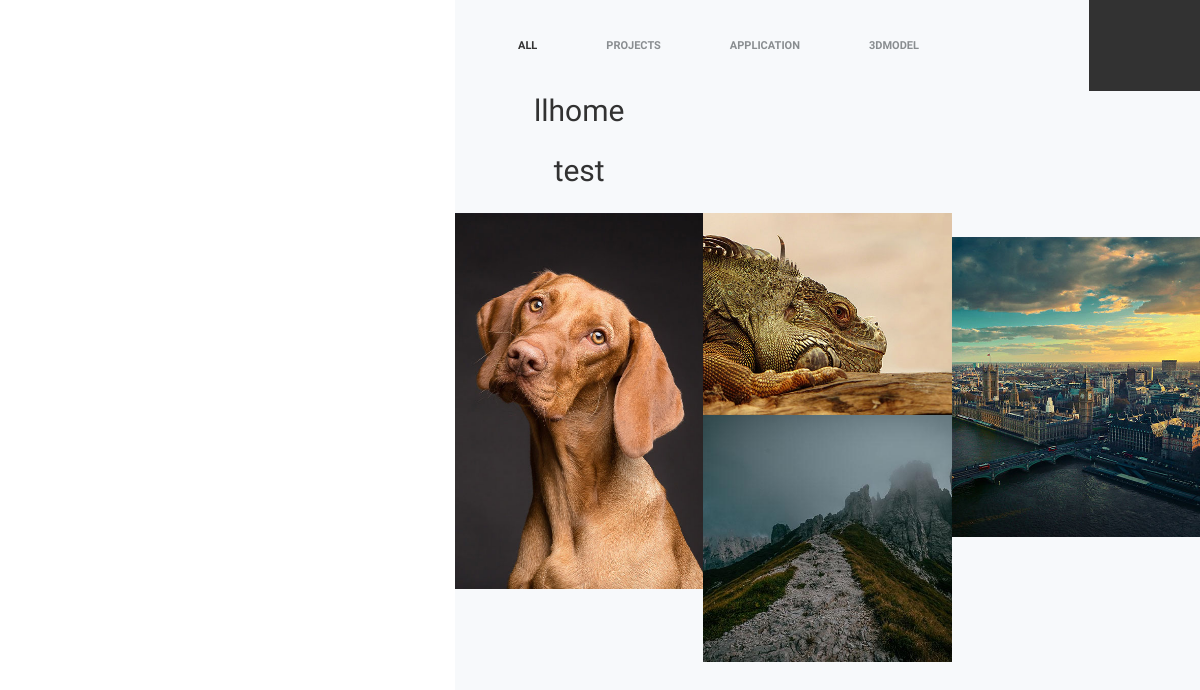
Screenshot of /project with the database file from the repository.
### home/models.py (models this page shows)
class Kategorie(models.Model):
    name = models.CharField(max_length=20)

class projects(models.Model):
    name =models.CharField(max_length=200)
    kate = models.IntegerField()
    context=models.CharField(max_length=200,null=True,blank=True)
    icon = models.URLField(max_length=1000,null=True,blank=True)
    date= models.DateField(null=True,blank=True)

### home/views.py (the view)
# urls.py: path('project', home.views.project),
def project(request):
    prolit = projects.objects.all()
    kate = Kategorie.objects.all()
    return render(request, 'project.html',{'projectlist':prolit, 'kate':kate})

### home/templates/project.html (shortened to what this page needs)
{% load static %}
<!DOCTYPE html>
<html lang="zxx">
  <head>
    <link rel="stylesheet" href="https://maxcdn.bootstrapcdn.com/bootstrap/4.3.1/css/bootstrap.min.css" />
    <link rel="stylesheet" href="https://stackpath.bootstrapcdn.com/font-awesome/4.7.0/css/font-awesome.min.css" />
    <link rel="stylesheet" href="{% static 'css/owl.carousel.min.css'%}" />
    <link rel="stylesheet" href="{% static 'css/animate.css'%}" />
    <link rel="stylesheet" href="{% static 'css/style.css'%}" />
  </head>
  <body>
    <div class="spacial-controls">
      <div class="search-switch"><img src="/static/img/search-icon.png" alt="" /></div>
    </div>
    <div class="main-warp">
      <header class="header-section">
      </header>
      <div class="page-section gallery-page">
        <ul class="portfolio-filter">
          <li class="filter all active" data-filter="*">All</li>
          {% for kates in kate %}
          <li class="filter" data-filter=".kate-{{kates.id}}">{{kates.name}} </li>
          {% endfor %}
        </ul>
        {% for prl in projectlist %}
        <div class="portfolio-gallery">
          <div class="gallery-item kate-{{prl.kate}}" style="text-align:center">
            <h3>{{prl.name}}</h3>
          </div>
        </div>
        {% endfor %}
        <div class="portfolio-gallery">
          <div class="gallery-item apps">
            <img src="img/gallery/1.jpg" alt="" />
          </div>
          <div class="gallery-item AI">
            <img src="img/gallery/2.jpg" alt="" />
          </div>
          <div class="gallery-item addOn">
          </div>
          <div class="gallery-item 3dmodel">
            <img src="img/gallery/5.jpg" alt="" />
          </div>
          <div class="gallery-item apps">
            <img src="img/gallery/6.jpg" alt="" />
          </div>
          <div class="gallery-item AI">
          </div>
        </div>
      </div>
    </div>
  </body>
</html>

### home/static/css/style.css (style rules this page uses)
html, body { height: 100%; font-family: 'PT Sans', sans-serif; -webkit-font-smoothing: antialiased; font-smoothing: antialiased; }
h1, h2, h3, h4, h5, h6 { margin: 0; color: #323232; font-weight: 400; }
h3 { font-size: 30px; }
img { max-width: 100%; }
ul, ol { padding: 0; margin: 0; }
.main-warp { height: 100%; padding-left: 455px; }
.spacial-controls { position: fixed; width: 111px; height: 91px; top: 0; right: 0; z-index: 999; }
.spacial-controls .search-switch { display: block; height: 100%; padding-top: 30px; background: #323232; text-align: center; cursor: pointer; }
.header-section { position: fixed; width: 455px; height: 100%; left: 0; top: 0; background: #fff; z-index: 9999; -webkit-transition: all 0.4s; -o-transition: all 0.4s; transition: all 0.4s; }
.page-section { min-height: 100%; }
.gallery-page { background: #f7f9fb; }
.gallery-item { width: 33.33%; float: left; position: relative; }
.portfolio-filter { list-style: none; padding: 28px 0; padding-left: 63px; padding-right: 130px; }
.portfolio-filter li { display: inline-block; font-size: 11px; font-weight: 700; text-transform: uppercase; color: #898d90; margin-right: 65px; cursor: pointer; padding: 10px 0; }
.portfolio-filter li:last-child { margin-right: 0; }
.portfolio-filter li.active { color: #323232; }

### rows the page displays
Kategorie: name "PROJECTS"
Kategorie: name "APPLICATION"
Kategorie: name "3DMODEL"
projects: name "llhome"
projects: name "test"
